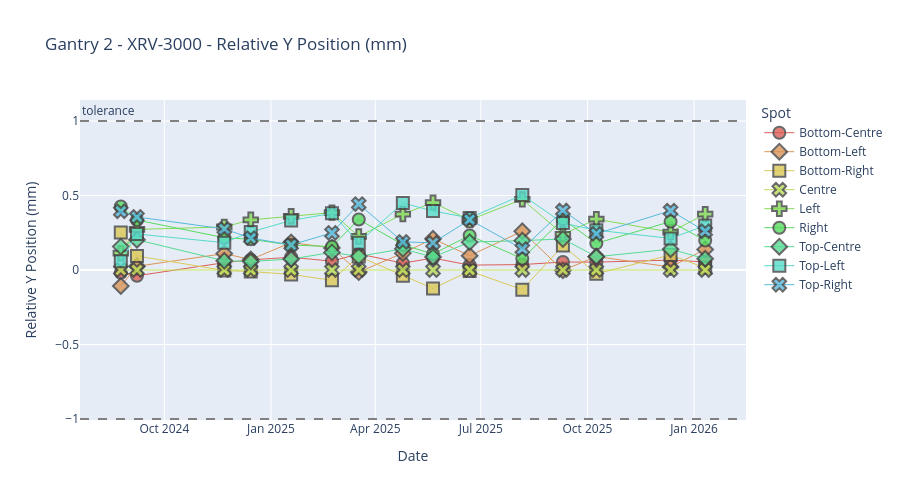

Source (notebook cell):
### Markdown cell above
## spot position plots
- abs_xpos, abs_ypos | tolerance = 2
- rel_xpos, rel_ypos | tolerance = 1

### Code cell
# plotting absolute y-pos, on Gantry 4, from XRV-4000 data, 70 MeV spot, Gantry angle = 0, in last2 months
plot_by_spot_position(sub_df, "spot_position", "rel_ypos", "Gantry 2", "XRV-3000", 150, 0, 24, 1)
